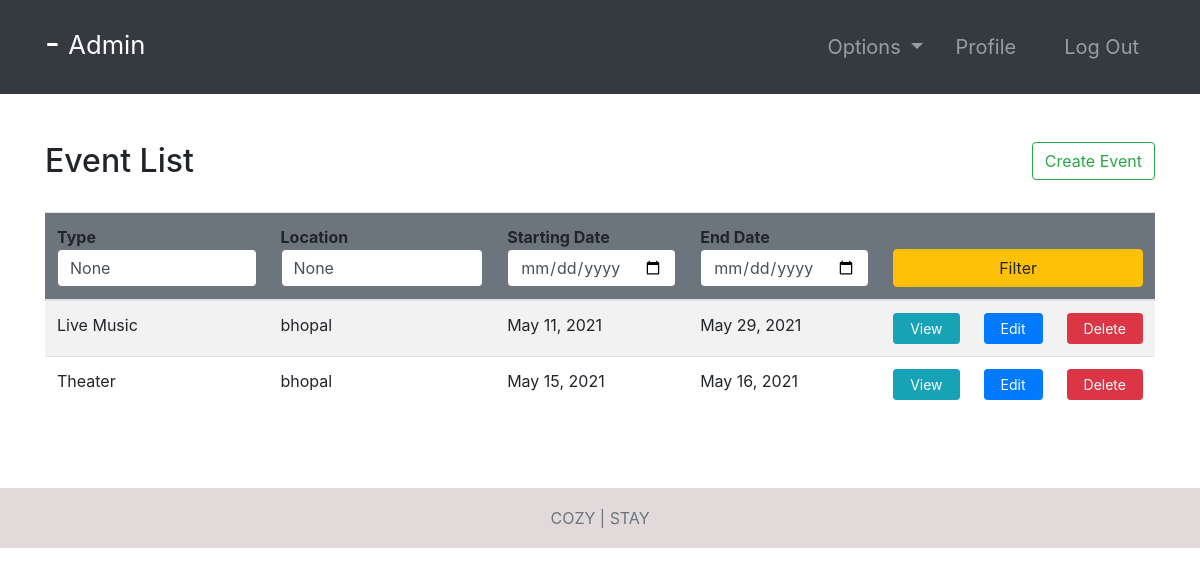
/events/ (signed in), run on the app's committed database.
### hotel/models.py (models this page shows, shortened)
class Event(models.Model):
    EVENT_TYPES = (
        ('Movie', 'Movie'),
        ('Theater', 'Theater'),
        ('Conference', 'Conference'),
        ('Concert', 'Concert'),
        ('Entertainment', 'Entertainment'),
        ('Live Music', 'Live Music'),
    )
    eventType = models.CharField(max_length=20, choices=EVENT_TYPES)
    location = models.CharField(max_length=100)
    startDate = models.DateField()
    endDate = models.DateField()
    explanation = models.TextField()

### hotel/views.py (the view, shortened to what this page needs)
# urls.py: path('events/', events, name="events"),
@login_required(login_url='login')
def events(request):
    role = str(request.user.groups.all()[0])
    path = role + "/"
    events = Event.objects.all()
    attendedEvents = None
    if role == 'guest':
        attendedEvents = EventAttendees.objects.filter(
            guest=request.user.guest)
    context = {
        "role": role,
        'events': events,
        'attendedEvents': attendedEvents,
        "type": request.POST.get("type"),
        "location": request.POST.get("location"),
        "fd": request.POST.get("fd"),
        "ed": request.POST.get("ed")
    }
    return render(request, path + "events.html", context)

### Templates/admin/events.html
{% extends '../index.html' %}
{% block context %}
{% include '../common_pages/authorized-events.html' %}
{% endblock %}

### Templates/incs/nav.html (shortened to what this page needs)
<nav class="navbar navbar-dark bg-dark navbar-expand-lg py-3 " role="navigation">
    <div class="container">
        <a href="" class="navbar-brand">
            <h2 class="text-capitalize">
                {{ request.user.first_name }} {{ request.user.last_name }} -
                <small>
                    {{ role }}
                </small>
            </h2>
        </a>
        <div class="collapse navbar-collapse" id="navbarTags">
            <ul class="navbar-nav ml-auto">
                <li class="nav-item dropdown p-2">
                    <a class="nav-link dropdown-toggle" href="#" id="navbarDropdown" role="button"
                        data-toggle="dropdown" aria-haspopup="true" aria-expanded="false">
                        Options
                    </a>
                </li>
                <li class="nav-item mr-3 p-2">
                    {% if role == 'staff' or role == 'receptionist' or role == 'admin' or role == 'manager' %}
                    <a href="{% url 'employee-profile' user.id %}" class="nav-link">Profile</a>
                    {% endif %}
                </li>
                <li class="nav-item p-2 ">
                    <a href="{% url 'logout' %}" class="nav-link">Log Out</a>
                </li>
            </ul>
        </div>
    </div>
</nav>

### Templates/common_pages/authorized-events.html (shortened to what this page needs)
<div class="container py-5">
    <div class="table-header row">
        <div class="col-sm-9 col-md-9 col-lg-9 mb-4">
            <h2>Event List</h2>
        </div>
        {% if role == "manager" or role == "admin"%}
        <div class="col-sm-3 col-md-3 col-lg-3 mb-4">
            <form action="" method="post">
                <a href="{% url 'createEvent' %}" class="float-right btn btn-outline-success" type="submit">Create
                    Event</a>
            </form>
        </div>
        {% endif %}
    </div>
    <table class="table table-hover table-striped">
        <thead class="bg-secondary rounded">
            <tr>
                <form action="" method="POST">
                    <th>Type <input type="text" name="type" value="{{type}}"
                            class="form-control border border-secondary"></th>
                    <th>Location <input type="text" name="location" value="{{location}}"
                            class="form-control border border-secondary"></th>
                    <th>Starting Date <input type="date" name="fd" value="{{fd}}"
                            class="form-control border border-secondary"></th>
                    <th>End Date <input type="date" name="ed" value="{{ed}}"
                            class="form-control border border-secondary"></th>
                    <th colspan="3"><button type="submit" name="filter" class="btn btn-warning w-100">Filter</button>
                    </th>
                </form>
            </tr>
        </thead>
        <tbody>
            {% for event in events %}
            <tr>
                <td>{{ event.eventType }}</td>
                <td>{{ event.location }}</td>
                <td>{{ event.startDate }}</td>
                <td>{{ event.endDate }}</td>
                <td> <a href="{% url 'event-profile' event.id %}" class="btn btn-sm btn-info px-3">View</a></td>
                {% if role == "manager" or role == "admin" %}
                <td> <a href="{% url 'event-edit' event.id %}" class="btn btn-sm btn-primary px-3">Edit</a></td>
                <td> <a href="{% url 'deleteEvent' event.id %}" class="btn btn-sm btn-danger px-3">Delete</a> </td>
                {% endif %}
            </tr>
            {% endfor %}
        </tbody>
    </table>
</div>

### static/css/main.css (style rules this page uses)
* { margin: 0; padding: 0; -webkit-font-smoothing: antialiased; }
body { position: relative; }
nav .nav-item { font-size: 20px; }

### data on the page
Event: eventType "Live Music", location "bhopal", startDate "May 11, 2021", endDate "May 29, 2021"
Event: eventType "Theater", location "bhopal", startDate "May 15, 2021", endDate "May 16, 2021"

### other printed values
{{ role }} "Admin"
